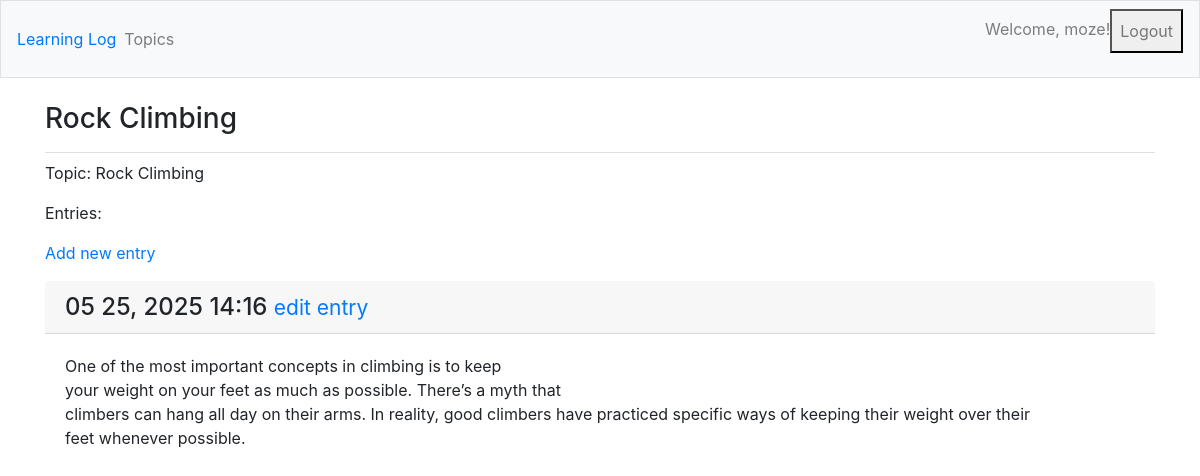
The page /topics/2/ (signed in) on the database its author committed.
### learning_logs/models.py (models this page shows, shortened)
class Topic(models.Model):
    text = models.CharField(max_length=200)
    date_added = models.DateTimeField(auto_now_add=True)
    owner = models.ForeignKey(User, on_delete=models.CASCADE)
    def __str__(self):
        return self.text

class Entry(models.Model):
    topic = models.ForeignKey(Topic, on_delete=models.CASCADE)
    text = models.TextField()
    date_added = models.DateTimeField(auto_now_add=True)
    class Meta:
        verbose_name_plural = 'entries'

### learning_logs/views.py (the view)
# urls.py: path('topics/<int:topic_id>/', views.topic, name='topic'),
@login_required
def topic(request, topic_id):
    topic = Topic.objects.get(id=topic_id)
    check_topic_owner(request, topic)
    if topic.owner != request.user:
        raise Http404
    entries = topic.entry_set.order_by('-date_added')
    context = {'topic': topic, 'entries': entries}
    return render(request, 'learning_logs/topic.html', context)

### learning_logs/views.py (called while the page is built)
def check_topic_owner(request, topic):
    if topic.owner != request.user:
        raise Http404
    return topic

### learning_logs/templates/learning_logs/topic.html
{% extends 'learning_logs/base.html' %}
{% block page_header %}
  <h3>{{ topic }}</h3>
{% endblock page_header %}
{% block content %}
  <p>Topic: {{ topic }}</p>
  <p>  Entries:</p>
  <p>
    <a href="{% url 'learning_logs:new_entry' topic.id %}">Add new entry</a>
  </p>
    {% for entry in entries %}
      <div clas="card mb-3">
        <h4 class="card-header">
          {{ entry.date_added|date:'m d, Y H:i' }}
          <small><a href="{% url 'learning_logs:edit_entry' entry.id %}">
            edit entry
          </a></small>
        </h4>
        <div class="card-body">
          {{ entry.text|linebreaksbr }}
        </div>
      </div>
    {% empty %}
      <p>No entries available for this topic yet.</p>
    {% endfor %}
{% endblock content %}

### learning_logs/templates/learning_logs/base.html (shortened to what this page needs)
{% load bootstrap4 %}
<idoctype html>
<html lang="en">
<head>
    {% bootstrap_css %}
</head>
<body>
  <nav class="navbar navbar-expand-md navbar-light bg-light mb-4 border">
    <a class="navbar-brand' href="{% url 'learning_logs:index' %}">Learning Log</a>
  <div class="collapse navbar-collapse" id="navbarCollapse">
    <ul class="navbar-nav mr-auto">
      <li class="nav-item">
        <a class="nav-link" href="{% url 'learning_logs:topics' %}">Topics</a>
      </li>
    </ul>
    <ul class="navbar-nav ml-auto">
      {% if user.is_authenticated %}
        <li class="nav-item">
          <span class="navbar-text">Welcome, {{ user.username }}!</span>
        </li>
        <li class="nav-item">
          <form action = "{% url 'users:logout' %}" method="post">
            <button  type= "submit" class="nav-link" ">Logout</button>
          </form>
        </li>
      {% endif %}
    </ul>
  </div>
  </nav>
  <main role="main" class="container">
    <div class="pb-2 mb-2 border-bottom">
      {% block page_header %}{% endblock page_header %}
    </div>
    <div>
      {% block content %}
      {% endblock content %}
    </div>
  </main>
</body>
</html>

### rows shown on the page
Topic: text "Rock Climbing"
Entry: date_added "05 25, 2025 14:16", text "One of the most important concepts in climbing is to keep your weight on your feet as much as possible. There’s a myth that climbers can hang all day on their arms. In reality, good climbers have practiced specific ways of keeping their weight over their feet whenever possible."

### other values the page prints
{{ user.username }} "moze"
